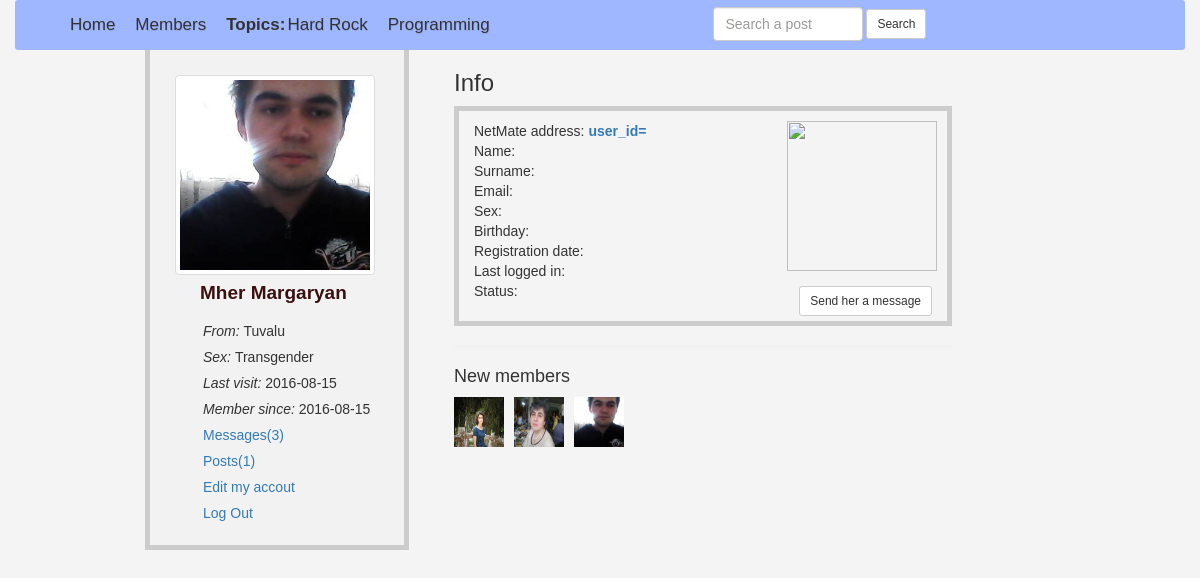
Screenshot of /user_profile.php (signed in) with the database file from the repository.
### tables this page shows
CREATE TABLE `topics` (
  `topic_id` int(11) NOT NULL,
  `topic_title` varchar(150) NOT NULL
);

CREATE TABLE `users` (
  `user_id` int(11) NOT NULL,
  `user_firstname` varchar(150) NOT NULL,
  `user_lastname` text NOT NULL,
  `user_email` varchar(1024) NOT NULL,
  `user_password` varchar(150) NOT NULL,
  `user_country` text NOT NULL,
  `user_gender` varchar(150) NOT NULL,
  `user_birthday` date NOT NULL,
  `user_image` text NOT NULL,
  `register_date` date NOT NULL,
  `last_login` date NOT NULL,
  `status` varchar(150) NOT NULL,
  `posts` varchar(150) NOT NULL DEFAULT 'No'
);

### user_profile.php (the view, shortened to what this page needs)
<?php session_start();
require 'includes/connection.php';
include 'functions/functions.php';
if (!isset($_SESSION['email'])) {
	header('location: index.php');
}else {
?>
<!DOCTYPE html>
<html lang="en">
<head>
        <link rel="stylesheet" href="css/bootstrap.min.css">
        <link rel="stylesheet" href="css/home.style.css">
</head>
<body>
	<div class="container">
		<div class="row" id="head_wrap">
			<div class="col-md-7">
				<ul>
					<li><a href="home.php">Home</a></li>
					<li><a href="members.php">Members</a></li>
					<li id="nopadding"><strong>Topics:   </strong></li>
					<?php
						$fetch_topic = "SELECT * FROM `topics` ";
						$fetch_topic_run = mysqli_query($con, $fetch_topic);
						while ($row=mysqli_fetch_array($fetch_topic_run)) {
							$topic_id=$row['topic_id'];
							$topic_title=$row['topic_title'];
							echo "<li><a href='topic.php?topic=$topic_id'> $topic_title</a></li>";
						}
					?>
				</ul>
			</div>
			<div class="col-md-5">
				<form action="results.php" class="form-inline" method="GET" id="searchForm">
					<input type="text" name="search" class="form-control" id="searchBox" placeholder="Search a post">
					<input type="submit" value="Search" class="btn btn-default btn-sm" name="searchBtn">
				</form>
			</div>
		</div>
		<div id="content">
			<div class="row">
				<div class="col-md-3" id="user_details">
					<?php
						$user_current = $_SESSION['email'];
						$get_user = "SELECT * FROM `users` WHERE `user_email` = '$user_current' ";
						$get_user_run = mysqli_query($con, $get_user);
						$row = mysqli_fetch_array($get_user_run);
						$user_id = $row['user_id'];
						$user_image = $row['user_image'];
						$firstName = $row['user_firstname'];
						$lastName = $row['user_lastname'];
						$country = $row['user_country'];
						$sex = $row['user_gender'];
						$register_date = $row['register_date'];
						$last_login = $row['last_login'];
						$posts = "SELECT * FROM `posts` WHERE `user_id` = '$user_id'";
						$posts_run = mysqli_query($con, $posts);
						$number_of_posts = mysqli_num_rows($posts_run);
						echo "
						  	<span><img src='user/user_images/$user_image' width='200' height='200' class='thumbnail img-responsive'></span>
						  	<li id='name'>$firstName $lastName</li>
					  	 <ul class='user_list'>
						  	<li> <i> From: </i> $country</li>
						  	<li> <i> Sex: </i> $sex </li>
							<li> <i> Last visit: </i> $last_login</li>
							<li> <i> Member since: </i> $register_date</li>
							<li><a href='my_messages.php?id=$user_id'>Messages(3)</a></li>
							<li><a href='my_posts.php?id=$user_id'>Posts($number_of_posts)</a></li>
							<li><a href='edit_profile.php?id=$user_id'>Edit my accout</a></li>
							<li><a href='logout.php'>Log Out</a></li>
						  </ul>
						";
					?>
				</div>
				<div class="col-md-9" id="timeline">
						<h3>Info </h3>
						<?php userProfile(); ?>
				</div>
			</div>
		</div>
	</div>
</body>
</html>
<?php } ?>

### functions/functions.php (shortened to what this page needs)
<?php
	$mysql_server = "localhost";
	$mysql_user = "root";
	$mysql_password = "";
	$mysql_db = "netmate";
	$mysqli = new mysqli($mysql_server, $mysql_user, $mysql_password, $mysql_db);
	$mysqli->set_charset("utf8");
?>
<?php
	function userProfile(){
		global $mysqli;
		$user_id = $_GET['user_id'];
		$user = "SELECT * FROM `users` WHERE `user_id`='$user_id' ";
		$user_run = mysqli_query($mysqli, $user);
		$row = mysqli_fetch_array($user_run);
		$user_id = $row['user_id'];
		$user_firstname = $row['user_firstname'];
		$user_lastname = $row['user_lastname'];
		$user_email = $row['user_email'];
		$user_gender = $row['user_gender'];
		$user_birthday = $row['user_birthday'];
		$user_image = $row['user_image'];
		$register_date = $row['register_date'];
		$last_login = $row['last_login'];
		$status = $row['status'];
		if ($user_gender=='Male') {
			$msg = 'Send him a message';
		}else if($user_gender=='Transgender'){
			$msg = 'Send it a message';
		} else {
			$msg = 'Send her a message';
		}
		echo "
			<div class='user'>
				<ul>
					<img src='user/user_images/$user_image' width='150' height='150' id='user_image_area'>
					<li id='user_id_area' >NetMate address: <a href='user_profile.php?user_id=$user_id'><strong> user_id=$user_id</strong></a><br>
					<li id='user_name_area'>Name: <strong> $user_firstname</strong></li><br>
					<li id='user_sirname_area'>Surname: <strong> $user_lastname</strong></li><br>
					<li>Email:<strong> $user_email</strong></li>
					<li>Sex: <strong>  $user_gender</strong></li>
					<li>Birthday: <strong> $user_birthday</strong></li>
					<li>Registration date: <strong> $register_date</strong></li>
					<li>Last logged in: <strong> $last_login</strong></li>
					<li>Status:<strong> $status</strong></li>
					<li><a href='messages.php?user_id=$user_id'><button id='msgBtn' class='btn btn-default btn-sm pull-right'>$msg</button></a></li>
				</ul>
			</div>
		";
		newMembers();
 	}
?>
<?php
	function newMembers(){
			global $mysqli;
			$newUsers = "SELECT * FROM `users` ";
			echo "
				<div class='newMembers'>
					<hr>
					<h4>New members</h4>
				</div>
			";
			$newUsersRun = mysqli_query($mysqli, $newUsers);
			while($row = mysqli_fetch_array($newUsersRun)){
			$user_id = $row['user_id'];
			$user_firstname = $row['user_firstname'];
			$user_lastname = $row['user_lastname'];
			$user_image = $row['user_image'];
			echo "
				<span class='newMembersListed'>
					<a href='user_profile.php?user_id=$user_id'>
						<img src='user/user_images/$user_image' title='$user_firstname $user_lastname' width='50' height='50' style='float:left'>
					</a>
				</span>
			";
		}
	}
?>

### css/home.style.css (style rules this page uses)
body { margin: 0; padding: 0; font-family: 'Lucida Grande', sans-serif; background-color: #f4f4f4; outline: none; }
a { text-decoration: none !important; }
ul { list-style: none; }
li { list-style: none; }
#head_wrap { height: 50px; background: #9FB7FF; border-radius: 3px; }
#head_wrap ul { padding-top: 12.8px; list-style: none; }
#head_wrap li { float: left; padding-right: 20px; font-size: 17px; }
#head_wrap ul li a { color: #333; text-shadow: 0.5px 0.5px 0.5px rgba(0,0,0, .1); font-smoothing: antialiased; transition-duration: .3s; -moz-transition-duration: .3s; -webkit-transition-duration: .3s; }
#nopadding { padding-right: 2px!important; }
#searchForm { float: left; margin-top: 7px; }
#searchBox { display: inline; width: 150px; -webkit-transition: width 0.4s ease-in-out; transition: width 0.4s ease-in-out; }
#user_details { background-color: #f2f2f2; padding-top: 25px; padding-left: 25px; padding-right: 0 !important; text-align: left; border-right: 5px solid #ccc; border-bottom: 5px solid #ccc; border-left: 5px solid #ccc; display: block; height: 500px; }
#content { width: 90%; margin: 0 130px; }
#name { position: relative; top: -16px; left: 25px; font-size: 19px; font-weight: bolder; color: #3B1010; }
.user_list { position: relative; top: -4px; right: 15px; }
.user_list li { padding: 3px; }
.user_list li a { text-decoration: none; }
#timeline { margin-left: 30px; width: 50%; display: block; }
#timeline h3 { color: #333; }
.user { border: 5px solid #ccc; padding: 10px; }
.user ul { margin-left: 5px; padding: 0; }
#user_image_area { display: inline; float: right; }
#msgBtn { margin-bottom: 10px; position: relative; top: -15px; right: 5px; }
#user_name_area { display: inline-block; }
#user_sirname_area { display: inline-block; }
.newMembers { display: block; }
.newMembersListed img { margin-right: 10px; }

### rows the page displays
topics: topic_title "Hard Rock"
topics: topic_title "Programming"
users: user_image (picture), user_firstname "Mher", user_lastname "Margaryan", user_country "Tuvalu", user_gender "Transgender", last_login "2016-08-15", register_date "2016-08-15"
users: user_image (picture)
users: user_image (picture)

### other values shown
$number_of_posts "1"
$msg "Send her a message"
